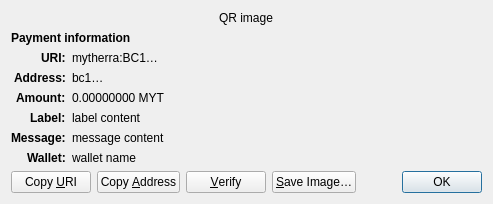
<?xml version="1.0" encoding="UTF-8"?>
<ui version="4.0">
 <class>ReceiveRequestDialog</class>
 <widget class="QDialog" name="ReceiveRequestDialog">
  <property name="geometry">
   <rect>
    <x>0</x>
    <y>0</y>
    <width>413</width>
    <height>229</height>
   </rect>
  </property>
  <property name="windowTitle">
   <string>Request payment to …</string>
  </property>
  <layout class="QGridLayout" name="gridLayout" columnstretch="0,1">
   <property name="sizeConstraint">
    <enum>QLayout::SetFixedSize</enum>
   </property>
   <item row="0" column="0" colspan="2" alignment="Qt::AlignHCenter">
    <widget class="QRImageWidget" name="qr_code">
     <property name="text">
      <string notr="true">QR image</string>
     </property>
     <property name="textInteractionFlags">
      <set>Qt::NoTextInteraction</set>
     </property>
    </widget>
   </item>
   <item row="1" column="0" colspan="2">
    <widget class="QLabel" name="payment_header">
     <property name="font">
      <font>
       <weight>75</weight>
       <bold>true</bold>
      </font>
     </property>
     <property name="text">
      <string>Payment information</string>
     </property>
     <property name="textInteractionFlags">
      <set>Qt::NoTextInteraction</set>
     </property>
    </widget>
   </item>
   <item row="2" column="0" alignment="Qt::AlignRight|Qt::AlignTop">
    <widget class="QLabel" name="uri_tag">
     <property name="font">
      <font>
       <weight>75</weight>
       <bold>true</bold>
      </font>
     </property>
     <property name="text">
      <string notr="true">URI:</string>
     </property>
     <property name="textFormat">
      <enum>Qt::PlainText</enum>
     </property>
     <property name="textInteractionFlags">
      <set>Qt::NoTextInteraction</set>
     </property>
    </widget>
   </item>
   <item row="2" column="1" alignment="Qt::AlignTop">
    <widget class="QLabel" name="uri_content">
     <property name="text">
      <string notr="true">mytherra:BC1…</string>
     </property>
     <property name="textFormat">
      <enum>Qt::RichText</enum>
     </property>
     <property name="wordWrap">
      <bool>true</bool>
     </property>
     <property name="textInteractionFlags">
      <set>Qt::TextSelectableByMouse</set>
     </property>
    </widget>
   </item>
   <item row="3" column="0" alignment="Qt::AlignRight|Qt::AlignTop">
    <widget class="QLabel" name="address_tag">
     <property name="font">
      <font>
       <weight>75</weight>
       <bold>true</bold>
      </font>
     </property>
     <property name="text">
      <string>Address:</string>
     </property>
     <property name="textInteractionFlags">
      <set>Qt::NoTextInteraction</set>
     </property>
    </widget>
   </item>
   <item row="3" column="1" alignment="Qt::AlignTop">
    <widget class="QLabel" name="address_content">
     <property name="text">
      <string notr="true">bc1…</string>
     </property>
     <property name="textFormat">
      <enum>Qt::PlainText</enum>
     </property>
     <property name="textInteractionFlags">
      <set>Qt::TextSelectableByMouse</set>
     </property>
    </widget>
   </item>
   <item row="4" column="0" alignment="Qt::AlignRight|Qt::AlignTop">
    <widget class="QLabel" name="amount_tag">
     <property name="font">
      <font>
       <weight>75</weight>
       <bold>true</bold>
      </font>
     </property>
     <property name="text">
      <string>Amount:</string>
     </property>
     <property name="textInteractionFlags">
      <set>Qt::NoTextInteraction</set>
     </property>
    </widget>
   </item>
   <item row="4" column="1" alignment="Qt::AlignTop">
    <widget class="QLabel" name="amount_content">
     <property name="text">
      <string notr="true">0.00000000 MYT</string>
     </property>
     <property name="textFormat">
      <enum>Qt::PlainText</enum>
     </property>
     <property name="textInteractionFlags">
      <set>Qt::TextSelectableByMouse</set>
     </property>
    </widget>
   </item>
   <item row="5" column="0" alignment="Qt::AlignRight|Qt::AlignTop">
    <widget class="QLabel" name="label_tag">
     <property name="font">
      <font>
       <weight>75</weight>
       <bold>true</bold>
      </font>
     </property>
     <property name="text">
      <string>Label:</string>
     </property>
     <property name="textInteractionFlags">
      <set>Qt::NoTextInteraction</set>
     </property>
    </widget>
   </item>
   <item row="5" column="1" alignment="Qt::AlignTop">
    <widget class="QLabel" name="label_content">
     <property name="text">
      <string notr="true">label content</string>
     </property>
     <property name="textFormat">
      <enum>Qt::PlainText</enum>
     </property>
     <property name="wordWrap">
      <bool>true</bool>
     </property>
     <property name="textInteractionFlags">
      <set>Qt::TextSelectableByMouse</set>
     </property>
    </widget>
   </item>
   <item row="6" column="0" alignment="Qt::AlignRight|Qt::AlignTop">
    <widget class="QLabel" name="message_tag">
     <property name="font">
      <font>
       <weight>75</weight>
       <bold>true</bold>
      </font>
     </property>
     <property name="text">
      <string>Message:</string>
     </property>
     <property name="textInteractionFlags">
      <set>Qt::NoTextInteraction</set>
     </property>
    </widget>
   </item>
   <item row="6" column="1" alignment="Qt::AlignTop">
    <widget class="QLabel" name="message_content">
     <property name="text">
      <string notr="true">message content</string>
     </property>
     <property name="textFormat">
      <enum>Qt::PlainText</enum>
     </property>
     <property name="wordWrap">
      <bool>true</bool>
     </property>
     <property name="textInteractionFlags">
      <set>Qt::TextSelectableByMouse</set>
     </property>
    </widget>
   </item>
   <item row="7" column="0" alignment="Qt::AlignRight|Qt::AlignTop">
    <widget class="QLabel" name="wallet_tag">
     <property name="font">
      <font>
       <weight>75</weight>
       <bold>true</bold>
      </font>
     </property>
     <property name="text">
      <string>Wallet:</string>
     </property>
     <property name="textInteractionFlags">
      <set>Qt::NoTextInteraction</set>
     </property>
    </widget>
   </item>
   <item row="7" column="1" alignment="Qt::AlignTop">
    <widget class="QLabel" name="wallet_content">
     <property name="text">
      <string notr="true">wallet name</string>
     </property>
     <property name="textFormat">
      <enum>Qt::PlainText</enum>
     </property>
     <property name="wordWrap">
      <bool>true</bool>
     </property>
     <property name="textInteractionFlags">
      <set>Qt::TextSelectableByMouse</set>
     </property>
    </widget>
   </item>
   <item row="8" column="0" colspan="2">
    <layout class="QHBoxLayout" name="horizontalLayout">
     <item>
      <widget class="QPushButton" name="btnCopyURI">
       <property name="text">
        <string>Copy &amp;URI</string>
       </property>
       <property name="autoDefault">
        <bool>false</bool>
       </property>
      </widget>
     </item>
     <item>
      <widget class="QPushButton" name="btnCopyAddress">
       <property name="text">
        <string>Copy &amp;Address</string>
       </property>
       <property name="autoDefault">
        <bool>false</bool>
       </property>
      </widget>
     </item>
     <item>
      <widget class="QPushButton" name="btnVerify">
       <property name="text">
        <string>&amp;Verify</string>
       </property>
       <property name="toolTip">
        <string>Verify this address on e.g. a hardware wallet screen</string>
       </property>
       <property name="autoDefault">
        <bool>false</bool>
       </property>
      </widget>
     </item>
     <item>
      <widget class="QPushButton" name="btnSaveAs">
       <property name="text">
        <string>&amp;Save Image…</string>
       </property>
       <property name="autoDefault">
        <bool>false</bool>
       </property>
      </widget>
     </item>
     <item>
      <spacer name="horizontalSpacer_2">
       <property name="orientation">
        <enum>Qt::Horizontal</enum>
       </property>
       <property name="sizeHint" stdset="0">
        <size>
         <width>40</width>
         <height>20</height>
        </size>
       </property>
      </spacer>
     </item>
     <item>
      <widget class="QDialogButtonBox" name="buttonBox">
       <property name="focusPolicy">
        <enum>Qt::StrongFocus</enum>
       </property>
       <property name="standardButtons">
        <set>QDialogButtonBox::Ok</set>
       </property>
      </widget>
     </item>
    </layout>
   </item>
  </layout>
 </widget>
 <customwidgets>
  <customwidget>
   <class>QRImageWidget</class>
   <extends>QLabel</extends>
   <header>qt/qrimagewidget.h</header>
  </customwidget>
 </customwidgets>
 <tabstops>
  <tabstop>buttonBox</tabstop>
  <tabstop>btnCopyURI</tabstop>
  <tabstop>btnCopyAddress</tabstop>
  <tabstop>btnSaveAs</tabstop>
 </tabstops>
 <resources/>
 <connections>
  <connection>
   <sender>buttonBox</sender>
   <signal>accepted()</signal>
   <receiver>ReceiveRequestDialog</receiver>
   <slot>accept()</slot>
   <hints>
    <hint type="sourcelabel">
     <x>135</x>
     <y>230</y>
    </hint>
    <hint type="destinationlabel">
     <x>135</x>
     <y>126</y>
    </hint>
   </hints>
  </connection>
 </connections>
</ui>
